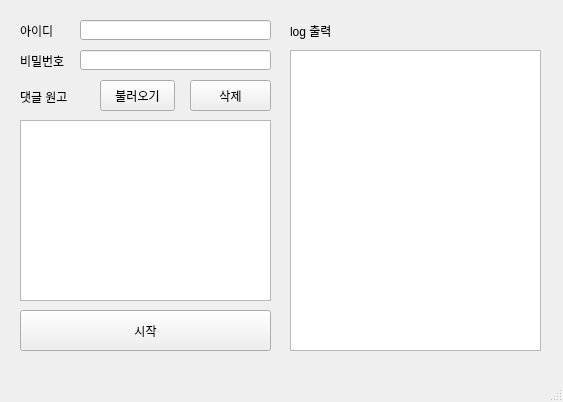
<?xml version="1.0" encoding="UTF-8"?>
<ui version="4.0">
 <class>MainWindow</class>
 <widget class="QMainWindow" name="MainWindow">
  <property name="geometry">
   <rect>
    <x>0</x>
    <y>0</y>
    <width>563</width>
    <height>402</height>
   </rect>
  </property>
  <property name="windowTitle">
   <string>MainWindow</string>
  </property>
  <widget class="QWidget" name="centralwidget">
   <widget class="QLabel" name="label">
    <property name="geometry">
     <rect>
      <x>20</x>
      <y>10</y>
      <width>81</width>
      <height>41</height>
     </rect>
    </property>
    <property name="text">
     <string>아이디</string>
    </property>
   </widget>
   <widget class="QLabel" name="label_2">
    <property name="geometry">
     <rect>
      <x>20</x>
      <y>40</y>
      <width>81</width>
      <height>41</height>
     </rect>
    </property>
    <property name="text">
     <string>비밀번호</string>
    </property>
   </widget>
   <widget class="QLineEdit" name="id">
    <property name="geometry">
     <rect>
      <x>80</x>
      <y>20</y>
      <width>191</width>
      <height>20</height>
     </rect>
    </property>
   </widget>
   <widget class="QLineEdit" name="pwd">
    <property name="geometry">
     <rect>
      <x>80</x>
      <y>50</y>
      <width>191</width>
      <height>20</height>
     </rect>
    </property>
   </widget>
   <widget class="QPushButton" name="btn_start">
    <property name="geometry">
     <rect>
      <x>20</x>
      <y>310</y>
      <width>251</width>
      <height>41</height>
     </rect>
    </property>
    <property name="text">
     <string>시작</string>
    </property>
   </widget>
   <widget class="QPushButton" name="pushButton">
    <property name="geometry">
     <rect>
      <x>100</x>
      <y>80</y>
      <width>75</width>
      <height>31</height>
     </rect>
    </property>
    <property name="text">
     <string>불러오기</string>
    </property>
   </widget>
   <widget class="QPushButton" name="pushButton_2">
    <property name="geometry">
     <rect>
      <x>190</x>
      <y>80</y>
      <width>81</width>
      <height>31</height>
     </rect>
    </property>
    <property name="text">
     <string>삭제</string>
    </property>
   </widget>
   <widget class="QLabel" name="label_3">
    <property name="geometry">
     <rect>
      <x>20</x>
      <y>76</y>
      <width>81</width>
      <height>41</height>
     </rect>
    </property>
    <property name="text">
     <string>댓글 원고</string>
    </property>
   </widget>
   <widget class="QListWidget" name="contents">
    <property name="geometry">
     <rect>
      <x>20</x>
      <y>120</y>
      <width>251</width>
      <height>181</height>
     </rect>
    </property>
   </widget>
   <widget class="QTextEdit" name="textEdit">
    <property name="geometry">
     <rect>
      <x>290</x>
      <y>50</y>
      <width>251</width>
      <height>301</height>
     </rect>
    </property>
   </widget>
   <widget class="QLabel" name="label_4">
    <property name="geometry">
     <rect>
      <x>290</x>
      <y>10</y>
      <width>81</width>
      <height>41</height>
     </rect>
    </property>
    <property name="text">
     <string>log 출력</string>
    </property>
   </widget>
  </widget>
  <widget class="QMenuBar" name="menubar">
   <property name="geometry">
    <rect>
     <x>0</x>
     <y>0</y>
     <width>563</width>
     <height>21</height>
    </rect>
   </property>
  </widget>
  <widget class="QStatusBar" name="statusbar"/>
 </widget>
 <resources/>
 <connections/>
</ui>
